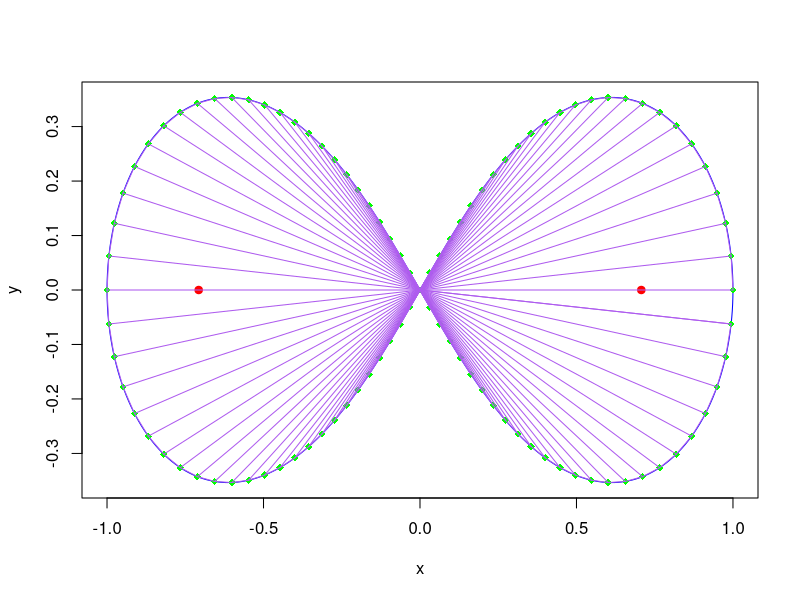
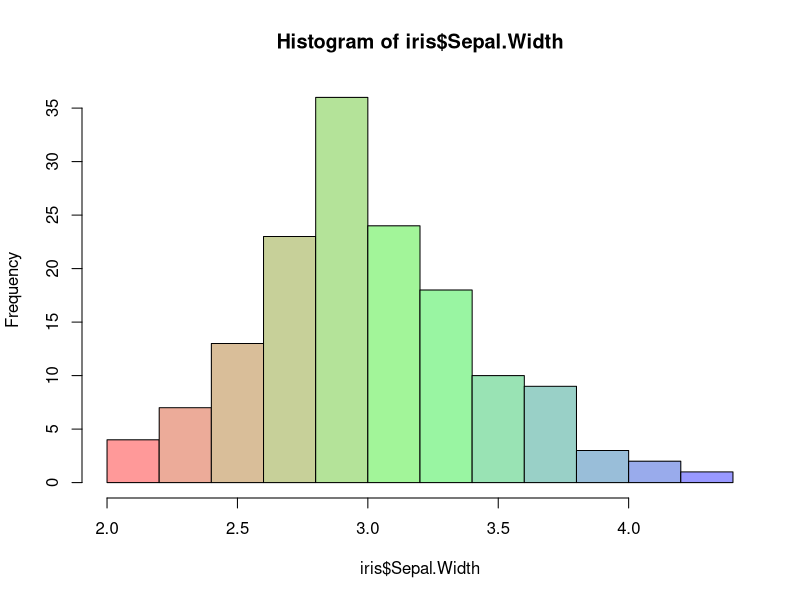

Write R code to recreate these figures, in order.
#Autores: 
        #Lucas Gómez Torres
        #Israel Peñalver Sánchez
        #Daniel Carmona Pedrajas
#PRÁCTICA 1: Calcular el área de la lemniscata mediante triangulación

#FUNCIONES

#Función que dibuja una lemniscata en función del ancho de su hoja
dibujarLemniscata <- function(ancho){
  t <- seq(0, 2*pi, length=500) #Parámetro t de la curva
  
  #Calculamos las coordenadas de los puntos de la lemniscata para dibujarlos después
  x <- ancho*(cos(t))/(1+sin(t)^2)  #Coordenadas x de la curva
  y <- x*sin(t) #Coordenadas y de la curva
  
  #Calculamos los focos para pintarlos después
  foco1 = ancho*c(-1/sqrt(2), 0) #Foco izquierdo
  foco2 = ancho*c(1/sqrt(2), 0) #Foco derecho
  
  #Dibujamos la lemniscata
  plot(x, y, type='l', col='blue')
  #Dibujamos sus focos
  points(foco1[1], foco1[2], type='b', pch=19, col='red')
  points(foco2[1], foco2[2], type='b', pch=19, col='red')
}#fin dibujarLemniscata

#Función que dibuja un array de puntos
dibujarPuntos <- function(puntos){
  #Calculamos el número de puntos que tenemos
  numPuntos <- calcularNumPuntos(puntos)
  
  #Pintamos cada punto
  for(i in 1:numPuntos){
    points(puntos[i,1], puntos[i,2], type='o', pch=18, col='green')
  }
}#fin dibujarPuntos

#Función que une los puntos discretizados
dibujarTriangulacion <- function(puntos){
  #Calculamos el número de puntos que tenemos
  numPuntos <- calcularNumPuntos(puntos)
  
  #Unimos todos los puntos con el (0,0)
  for(i in 1:numPuntos){
    segments(0, 0, puntos[i,1], puntos[i,2], col="#AE5CEE")
  }
  
  segments(puntos[numPuntos,1], puntos[numPuntos,2], 0, 0, col="#AE5CEE")
  
  #Unimos cada punto con sus adyacentes
  for(i in 1:(numPuntos-1)){
    segments(puntos[i,1], puntos[i,2], puntos[i+1,1], puntos[i+1,2], col="#AE5CEE")
  }
}#fin dibujarTriangulacion

#Calcula el número de puntos dado array bidimensional con 2 columnas de coordenadas, una para la x y otra para la y
calcularNumPuntos <- function(puntos){
  #Tenemos un array bidimensional de n coordenadas x y n coordenadas y por lo que tenemos una longitud 2n
  numPuntos <- length(puntos)/2 #Como tenemos 2n coordenadas tenemos n puntos
}#fin calcularNumPuntos

#Función que calcula n puntos discretizados de la lemniscata en el primer cuadrante (t in (0, pi/2))
calcularPuntosLemniscata <- function(n, ancho){
    t <- seq(0, 2*pi, length=(n+1)) #Parámetro t de la curva. Ahora sólo del primer cuadrante
    #Pongo n+1 porque el último elemento de esta división es el pi/2 que me dará el punto (0,0), este punto se eliminará más adelante
    #Como ese punto se elimina y quiero n puntos en total, hago la división en n+1
    
    #Calculamos las coordenadas de los puntos de la lemniscata para dibujarlos después
    x <- ancho*(cos(t))/(1+sin(t)^2)  #Coordenadas x de la curva
    y <- x*sin(t) #Coordenadas y de la curva
    
    #Quitamos el (0,0)
    x <- x[-c(n+1)]
    y <- y[-c(n+1)]
    
    #Guardamos las coordenadas de los puntos en un array y se devuelven
    puntos = array(c(x, y), dim=c(length(x),2))
}#fin calcularPuntosLemniscata

#Función para calcular vectores uniendo el (0,0) con los puntos discretizados
calcularArea <- function(puntos){
  #Calculamos el número de puntos
  numPuntos <- calcularNumPuntos(puntos)
  area <- 0
  for(i in 1:(numPuntos-1)){
    area <- area + area_triangle(c(0,0), c(puntos[i,1], puntos[i,2]), c(puntos[i+1,1],puntos[i+1,2]))
  }
  return (area)
    
}#fin calcularVectores

area_triangle<-function(A, B, C){
  return(abs(det(matrix(c(A-B,A-C), nrow = 2, ncol=2)))/2)
}

#Función main que contiene todo el proceso de resolución
main <- function(){
  #Definimos un número de puntos para triangular
  numPuntos <- 100
  #Definimos un ancho
  ancho <- 1
  #Calculamos los puntos discretizados
  puntosDiscretizados <- calcularPuntosLemniscata(numPuntos, ancho)
  #GRÁFICOS
  #Dibujamos la lemniscata
  dibujarLemniscata(ancho)
  #Dibujamos los puntos
  dibujarPuntos(puntosDiscretizados)
  #Dibujamos la triangulación
  dibujarTriangulacion(puntosDiscretizados)
  area <- calcularArea(puntosDiscretizados)
  print(area)
  mis.colores.3 <- colorRampPalette(c("#ff9999", "#99ff99", "#9999ff"))
  hist(iris$Sepal.Width,
       col = mis.colores.3(12))
}#fin main

#Lanzamos el programa
main()


